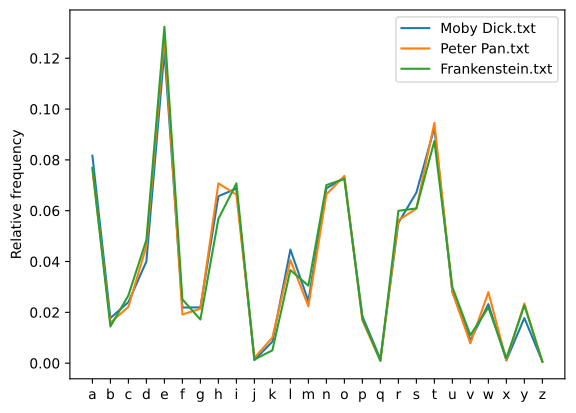

The script that saved this image:
import os
import matplotlib.pyplot as plt

ALPHABET = "abcdefghijklmnopqrstuvwxyz"

def frequency(text):
  freq = {c: 0 for c in ALPHABET}

  for c in text.lower():
    if c in ALPHABET:
      freq[c] += 1
          
  s = sum(freq.values())
  for c in ALPHABET:
    freq[c] /= s

  return freq

fig = plt.figure()

for name in os.listdir("."):
  if name.endswith(".txt"):
    with open(name, 'r') as file:
      freq = frequency(file.read())
    
      plt.plot(list(ALPHABET), [freq[c] for c in ALPHABET], label = name)

plt.ylabel("Relative frequency")
plt.legend()

fig.savefig("letters.pdf", bbox_inches = 'tight')
